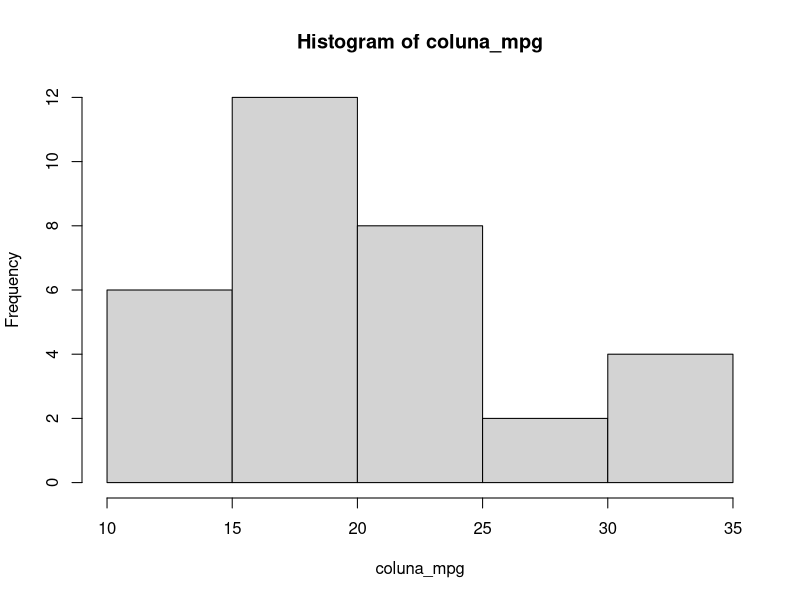
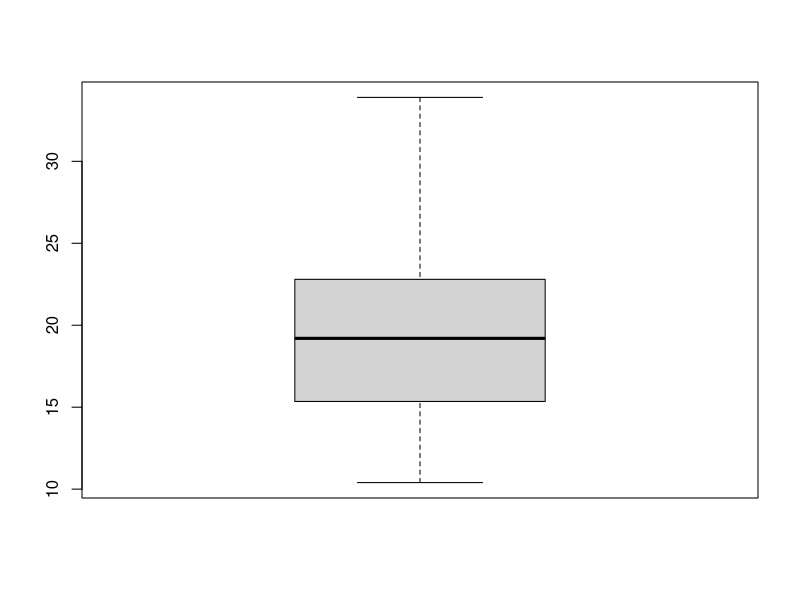
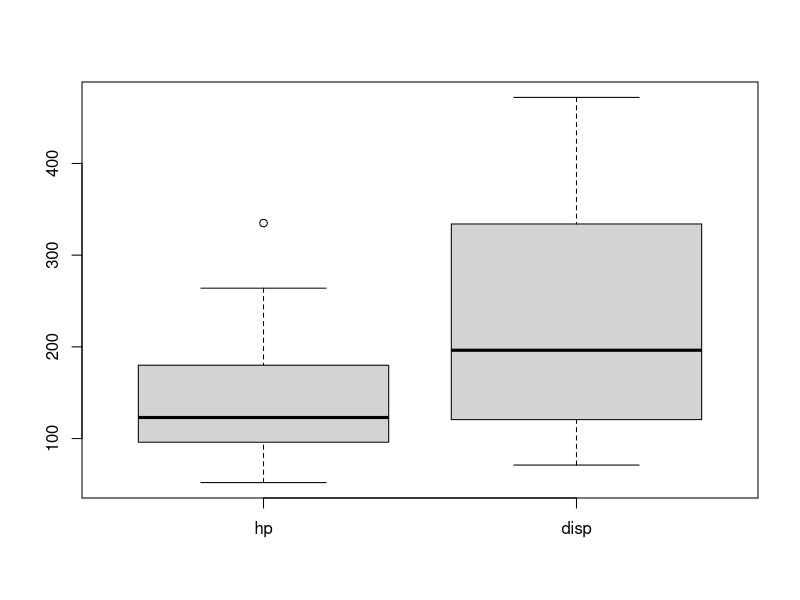
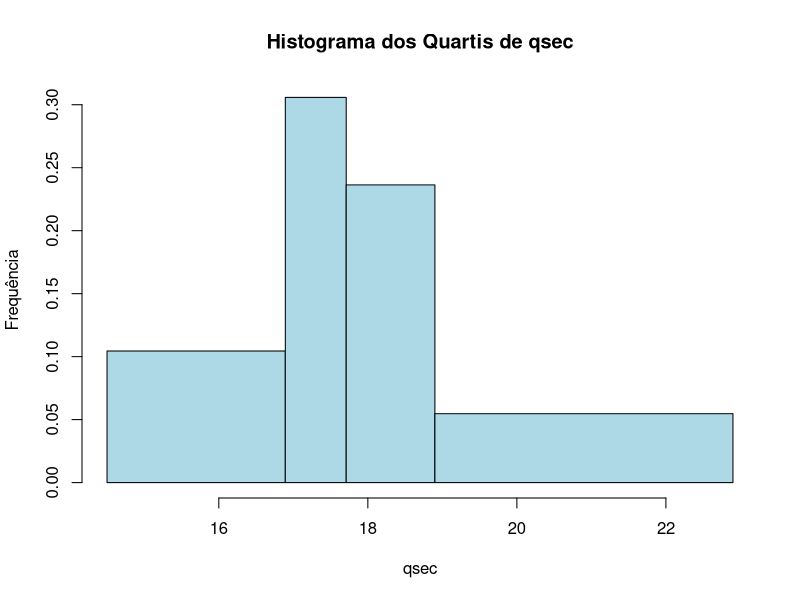
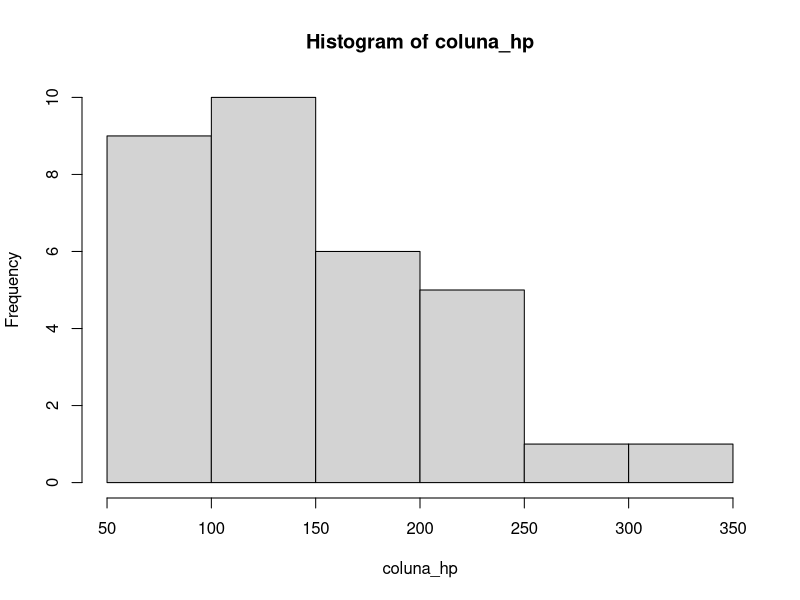
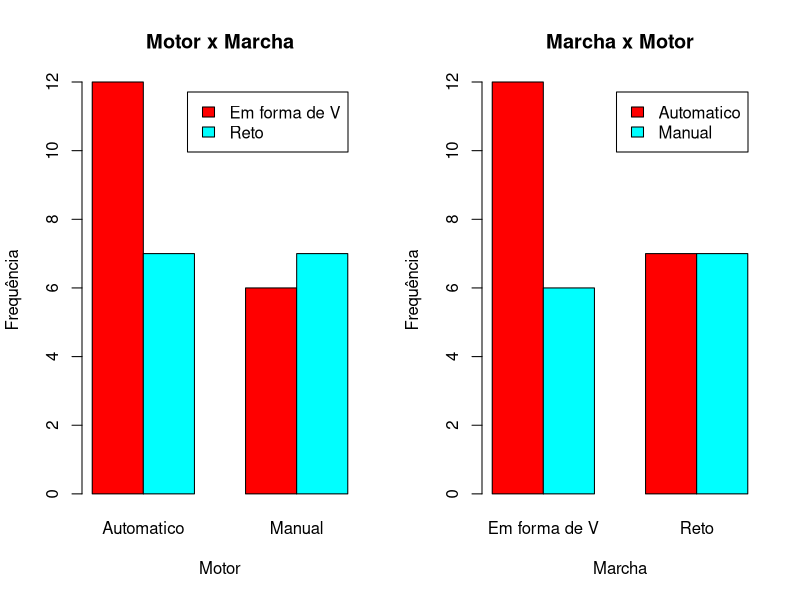
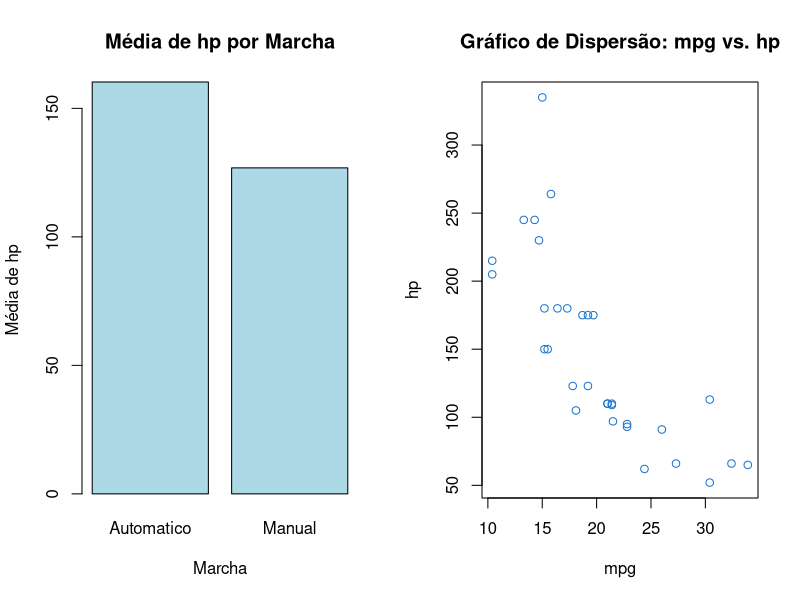

The R source for these figures, in order: (Note: this script raises an error after producing the figures.)
require(car)
require(dplyr)

## carregando base de dados (o csv)
data <- read.csv('mtcars.csv', sep = ';', dec = ',', encoding = "UTF-8")

## mostrar os dados em tabela
View(data)

## exibir as variaveis
glimpse(data)

## A) Com a coluna mpg que consta na base, calcular: mínimo e o máximo valor, média,
## mediana, desvio padrão, os quartis, construir o histograma e o boxplot e interpretar
## os resultados.


## pegando valor maximo da coluna mpg
coluna_mpg <- data$mpg
maximo <- max(coluna_mpg)
maximo

## pegando o valor mínimo da coluna mpg
minimo <- min(coluna_mpg)
minimo

## calculando a média da coluna mpg
media <- mean(coluna_mpg)
media

## calculando a mediana da coluna mpg
mediana <- median(coluna_mpg)
mediana

## calculando o desvio padrao da coluna mpg
desvio_padrao <- sd(coluna_mpg)
desvio_padrao

## calculando os quartis da coluna mpg
quartis <- quantile(coluna_mpg, c(0.25, 0.5, 0.75))
quartis

## construindo o histograma da coluna mpg
hist(coluna_mpg)

## construindo o boxplot da coluna mpg
boxplot(coluna_mpg)



## B) Gerar um gráfico boxplot com as colunas disp e hp.
coluna_disp <- data$disp
coluna_hp <- data$hp
  ### juntando as colunas
join_disp_hp <- list(coluna_hp,coluna_disp)
boxplot(join_disp_hp, names = c("hp","disp"))



## C) Com a coluna qsec, agrupe os dados em seus respectivos quartis, construir tabela
## com as frequências absolutas e relativas e suas respectivas acumuladas. Gerar o
## histograma e comentar o resultado obtido.
coluna_qsec <- data$qsec
  ## agrupando seus quartis
  quartis_qsec <- quantile(coluna_qsec, probs = c(0, 0.25, 0.5, 0.75, 1), na.rm = TRUE)
  ### calculando a frequencia absoluta da coluna qsec
  frequencia_abs_qsec <- table(coluna_qsec)
  frequencia_abs_qsec
  ### calculando a frequencia relativa da coluna qsec
  frequencia_rel_qsec <- prop.table(frequencia_abs_qsec)
  frequencia_rel_qsec
  ### construindo a tabela com a frequencia absoluta e a frequencia relativa
  tabela_frequencias <- data.frame(Frequencia_Absoluta = frequencia_abs_qsec, Frequencia_Relativa = frequencia_rel_qsec)
  tabela_frequencias
  
  ### calculando as frequências absolutas acumuladas e as frequências relativas acumuladas
  frequencia_absoluta_acumulada <- cumsum(frequencia_abs_qsec)
  frequencia_absoluta_acumulada
  frequencia_relativa_acumulada <- prop.table(frequencia_absoluta_acumulada)
  frequencia_relativa_acumulada
  
  ## gerando o histograma
  hist(coluna_qsec, breaks = quartis_qsec, main = "Histograma dos Quartis de qsec", xlab = "qsec", ylab = "Frequência", col = "lightblue", border = "black")
  
  ## d) Com a coluna hp, gerar um histograma, e elaborar uma tabela de frequência usando
  ## as classes sugeridas pelo histograma.
  
  # Gerando histograma
  coluna_hp <- data$hp
  histograma_hp <- hist(coluna_hp)
  
  # Passo 2: Construir a tabela de frequência usando as classes sugeridas
  classes_sugeridas <- histograma_hp$breaks
  tabela_frequencia <- cut(coluna_hp, breaks = classes_sugeridas, include.lowest = TRUE, labels = FALSE)
  tabela_frequencia <- table(tabela_frequencia)
  print(tabela_frequencia)
  
  
  # e) Com as colunas motor e marcha gerar a matriz com as respectivas frequências,
  # gerar os gráficos de barras motor x marcha e marcha x motor e interpretar os
  # resultados.
  
  # Passo 1: Gerar a matriz de frequências
  coluna_motor <- data$motor
  coluna_marcha <- data$marcha
  matriz_frequencias <- table(coluna_motor, coluna_marcha)
  # Passo 2: Criar os gráficos de barras motor x marcha e marcha x motor
  par(mfrow = c(1, 2))  # Organiza os gráficos em uma linha com 2 colunas
  # Gráfico de barras motor x marcha
  barplot(matriz_frequencias, beside = TRUE, legend.text = TRUE, col = rainbow(nrow(matriz_frequencias)), main = "Motor x Marcha", xlab = "Motor", ylab = "Frequência")
  # Gráfico de barras marcha x motor
  barplot(t(matriz_frequencias), beside = TRUE, legend.text = TRUE, col = rainbow(ncol(matriz_frequencias)), main = "Marcha x Motor", xlab = "Marcha", ylab = "Frequência")
  
  
  
  # f) Escolher duas variáveis (colunas), sendo uma qualitativa e outra quantitativa, gerar
  # gráficos de barras e interpretar os resultados.
  
  # Passo 1: Calcular a média (ou mediana) de hp para cada categoria de marcha
  library(dplyr)
  
  # Usaremos a média como exemplo, mas você também pode usar a mediana (função median())
  media_hp_por_marcha <- data %>%
    group_by(marcha) %>%
    summarize(media_hp = mean(hp))
  
  # Passo 2: Gerar o gráfico de barras
  barplot(media_hp_por_marcha$media_hp, names.arg = media_hp_por_marcha$marcha, col = "lightblue", main = "Média de hp por Marcha", xlab = "Marcha", ylab = "Média de hp")
  
# g) Escolher duas variáveis (colunas) quantitativas, calcular o coeficiente de correlação,
# gerar gráfico de dispersão, agrupar usando os quartis e interpretar os resultados.
# Converter as colunas 'mpg' e 'hp' para o tipo numérico (double)
data$mpg <- as.numeric(gsub(",", ".", data$mpg))
data$hp <- as.numeric(gsub(",", ".", data$hp))

# Calcular o coeficiente de correlação entre as colunas 'mpg' e 'hp'
correlation <- cor(data$mpg, data$hp)

# Gerar o gráfico de dispersão
plot(data$mpg, data$hp, main = "Gráfico de Dispersão: mpg vs. hp", xlab = "mpg", ylab = "hp", col = "dodgerblue3")

# Agrupar os dados usando os quartis da coluna 'mpg'
data$mpg_quartil <- cut(data$mpg, breaks = quantile(data$mpg, probs = c(0, 0.25, 0.5, 0.75, 1), na.rm = TRUE), labels = c("Q1", "Q2", "Q3"), include.lowest = TRUE)

# Gráfico de dispersão agrupado por quartis
par(mfrow = c(2, 2))
for (quartil in c("Q1", "Q2", "Q3")) {
  subset_data <- subset(data, mpg_quartil == quartil)
  plot(subset_data$mpg, subset_data$hp, main = paste("Gráfico de Dispersão - Quartil", quartil), xlab = "mpg", ylab = "hp", col = "darkorange")
}
